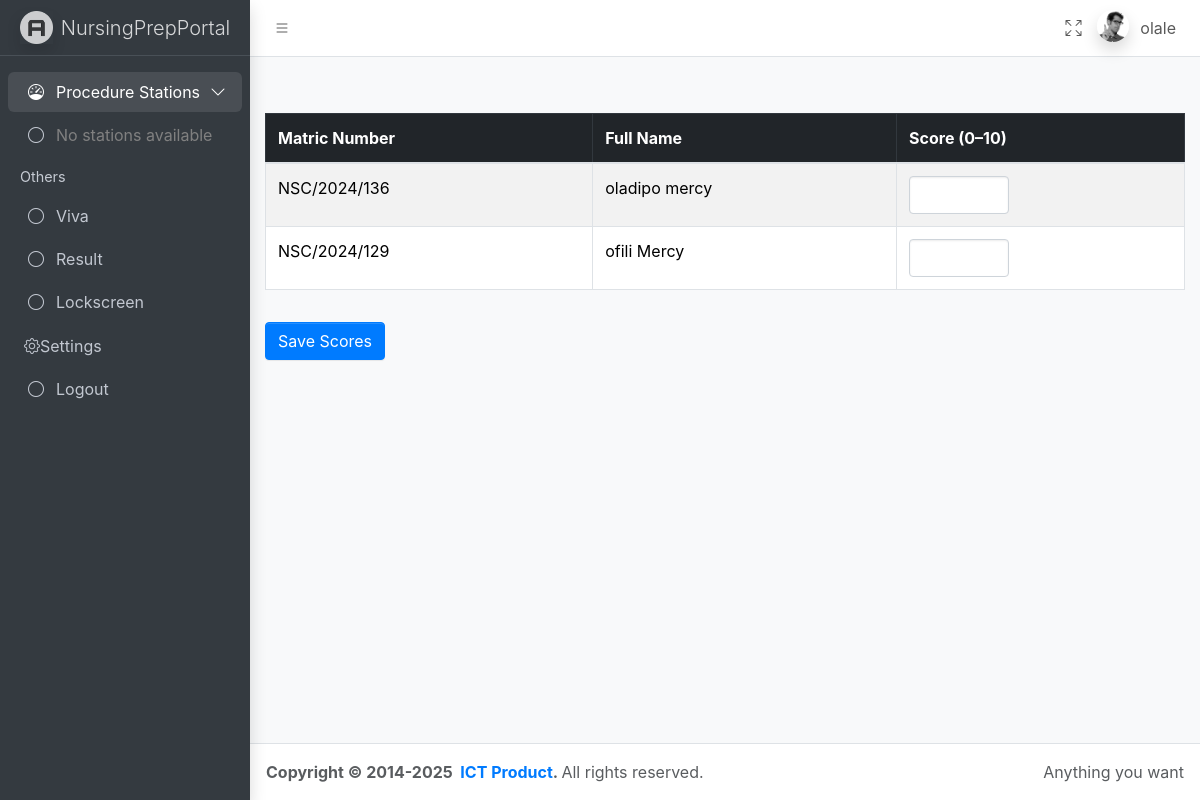
Page /viva-scores/ (signed in) on the earlier database version.
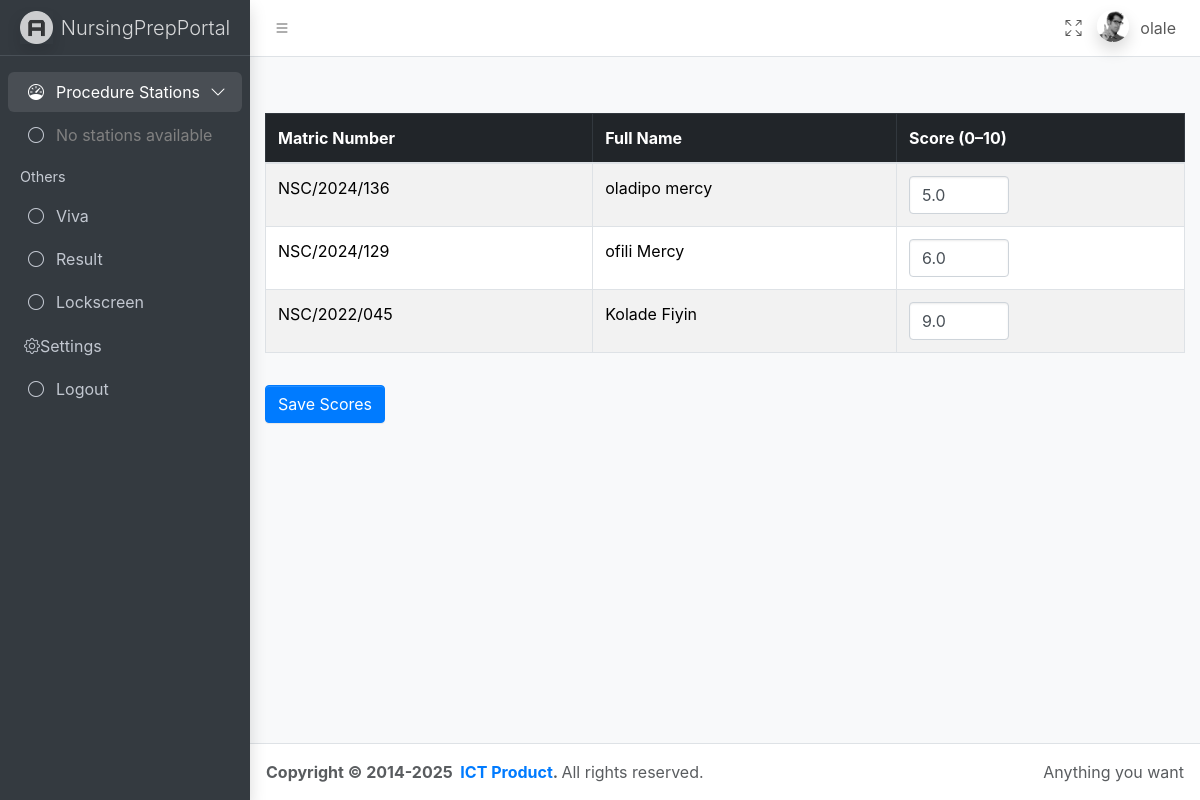
Same page on the later database version.
### base/models.py (models this page shows, shortened)
class Candidate(models.Model):
    LEVEL_CHOICES = [
        (100, '100 Level'),
        (200, '200 Level'),
        (300, '300 Level'),
        (400, '400 Level'),
        (500, '500 Level'),
        (600, '600 Level'),
    ]
    level = models.PositiveSmallIntegerField(
        choices=LEVEL_CHOICES,
        default=100,  # Sets default to 100 Level
        validators=[MinValueValidator(100), MaxValueValidator(600)]
    )
    matric_number = models.CharField(max_length=20, unique=True)
    full_name = models.CharField(max_length=100)
    passport = models.ImageField(upload_to='passports/', null=True, blank=True)
    session = models.ForeignKey(Session, on_delete=models.CASCADE, related_name='candidates')
    objects = models.Manager()  # default manager
    active = ActiveManager()    # custom manager

class VivaScore(models.Model):
    candidate = models.OneToOneField(Candidate, on_delete=models.CASCADE)
    score = models.FloatField()

### base/views.py (the view, shortened to what this page needs)
# urls.py: path('viva-scores/', views.viva_scoring_view, name='viva_scores'),
@login_required(login_url='login')
def viva_scoring_view(request):
    global_settings = GlobalSettings.objects.first()
    candidates = Candidate.objects.all()
    if global_settings:
        if global_settings.active_session:
            candidates = candidates.filter(session=global_settings.active_session)
        if global_settings.active_level:
            candidates = candidates.filter(level=global_settings.active_level)
    return render(request, 'base/viva.html', {
        'candidates': candidates,
        'global_settings': global_settings
    })

### base/context_processors.py (called while the page is built)
def global_settings(request):
    settings = GlobalSettings.objects.first()
    active_session = settings.active_session if settings else None
    active_level = settings.active_level if settings else None
    return {
        'global_settings': settings,
        'active_session': active_session,
        'active_level': active_level
    }

### base/templates/base/viva.html (shortened to what this page needs)
{% extends 'main.html' %}
{% load static %}
{% block content %}
<div class="container mt-4">
    <form method="post">
        <div class="table-responsive">
            <table class="table table-striped table-hover table-bordered">
                <thead class="table-dark">
                    <tr>
                        <th scope="col">Matric Number</th>
                        <th scope="col">Full Name</th>
                        <th scope="col">Score (0–10)</th>
                    </tr>
                </thead>
                <tbody>
                    {% for candidate in candidates %}
                    <tr>
                        <td>{{ candidate.matric_number }}</td>
                        <td>{{ candidate.full_name }}</td>
                        <td>
                            <input type="number"
                                   class="form-control"
                                   name="score_{{ candidate.id }}"
                                   min="0"
                                   max="10"
                                   step="0.1"
                                   value="{{ candidate.vivascore.score|default:'' }}"
                                   style="max-width: 100px;">
                        </td>
                    </tr>
                    {% endfor %}
                </tbody>
            </table>
        </div>
        <div class="mt-3">
            <button type="submit" class="btn btn-primary">Save Scores</button>
        </div>
    </form>
</div>
{% endblock content %}

### templates/main.html (shortened to what this page needs)
<!doctype html>
{% load static %}
<html lang="en">
  <head>
    <link
      rel="stylesheet"
      href="https://cdn.jsdelivr.net/npm/@fontsource/source-sans-3@5.0.12/index.css"
      media="print"
      onload="this.media='all'"
    />
    <link
      rel="stylesheet"
      href="https://cdn.jsdelivr.net/npm/overlayscrollbars@2.11.0/styles/overlayscrollbars.min.css"
    />
    <link
      rel="stylesheet"
      href="https://cdn.jsdelivr.net/npm/bootstrap-icons@1.13.1/font/bootstrap-icons.min.css"
    />
    <link rel="stylesheet" href="{% static 'assets/css/adminlte.css' %}" />
    <link rel="stylesheet" href="https://cdn.jsdelivr.net/npm/bootstrap@4.1.3/dist/css/bootstrap.min.css">
    <link rel="stylesheet" href="https://cdn.jsdelivr.net/npm/bootstrap-select@1.13.14/dist/css/bootstrap-select.min.css">
  </head>
  <body class="layout-fixed sidebar-expand-lg sidebar-collapse bg-body-tertiary">
    <div class="app-wrapper">
   {% include 'base/header_nav_component.html' %}
      <main class="app-main">
        <div class="app-content-header">
      </div>
    {% block content %}
        {% endblock %}
      </main>
      <footer class="app-footer">
        <div class="float-end d-none d-sm-inline">Anything you want</div>
        <strong>
          Copyright &copy; 2014-2025&nbsp;
          <a href="https://chrislanduniversity.edu.ng" class="text-decoration-none">ICT Product</a>.
        </strong>
        All rights reserved.
      </footer>
    </div>
  </body>
</html>

### base/templates/base/header_nav_component.html (shortened to what this page needs)
       <nav class="app-header navbar navbar-expand bg-body">
        {% load static %}
        <div class="container-fluid">
          <ul class="navbar-nav">
            <li class="nav-item">
              <a class="nav-link" data-lte-toggle="sidebar" href="#" role="button">
                <i class="bi bi-list"></i>
              </a>
            </li>
          </ul>
          <ul class="navbar-nav ms-auto">
            <li class="nav-item">
              <a class="nav-link" href="#" data-lte-toggle="fullscreen">
                <i data-lte-icon="maximize" class="bi bi-arrows-fullscreen"></i>
              </a>
            </li>
            {% if request.user.is_authenticated %}
            <li class="nav-item dropdown user-menu">
              <a href="#" class="nav-link dropdown-toggle" data-bs-toggle="dropdown">
                <img
                  src="{% static 'assets/assets/img/user2-160x160.jpg' %}"
                  class="user-image rounded-circle shadow"
                  alt="User Image"
                />
                <span class="d-none d-md-inline">{{request.user}}</span>
              </a>
            </li>
            {% else %}
            <li class="nav-item"> <a href="{% url 'login' %}"> <span class="d-none d-md-inline">Login</span></a></li>
             {%endif%}
          </ul>
        </div>
      </nav>
      <aside class="app-sidebar bg-body-secondary shadow" data-bs-theme="dark">
        <div class="sidebar-brand">
          <a href="/" class="brand-link">
            <img
              src="{% static 'assets/assets/img/AdminLTELogo.png' %}"
              alt="AdminLTE Logo"
              class="brand-image opacity-75 shadow"
            />
            <span class="brand-text fw-light">NursingPrepPortal</span>
          </a>
        </div>
        <div class="sidebar-wrapper">
          <nav class="mt-2">
            <ul
              class="nav sidebar-menu flex-column"
              data-lte-toggle="treeview"
              role="navigation"
              aria-label="Main navigation"
              data-accordion="false"
              id="navigation"
            >
                  <li class="nav-item menu-open">
                    <a href="#" class="nav-link {% if selected_station %}active{% endif %}">
                      <i class="nav-icon bi bi-speedometer"></i>
                      <p>
                        Procedure Stations
                      </p>
                    </a>
                    <ul class="nav nav-treeview">
                      {% if stations %}
                        {% for station in stations %}
                          <li class="nav-item">
                            <a href="{% url 'dashboard' %}?station_id={{ station.id }}{% if selected_candidate %}&matric_number={{ selected_candidate.matric_number }}{% endif %}"
                              class="nav-link {% if selected_station and selected_station.id == station.id %}active{% endif %}">
                              <i class="nav-icon bi bi-circle"></i>
                              <p>{{ station.name }}</p>
                            </a>
                          </li>
                        {% endfor %}
                      {% else %}
                        <li class="nav-item">
                          <a href="#" class="nav-link disabled">
                            <i class="nav-icon bi bi-circle"></i>
                            <p style="color: gray;">No stations available</p>
                          </a>
                        </li>
                      {% endif %}
                    </ul>
                 </li>
                  <li class="nav-header">Others</li>
                  <li class="nav-item">
                    <a href="{% url 'viva_scores' %}" class="nav-link">
                      <i class="nav-icon bi bi-circle"></i>
                      <p>Viva</p>
                    </a>
                  </li>
                   <li class="nav-item">
                    <a href="{% url 'final_grade_report' %}" class="nav-link">
                      <i class="nav-icon bi bi-circle"></i>
                      <p>Result</p>
                    </a>
                  </li>
                   <li class="nav-item">
                    <a href="{% url 'lockscreen' %}" class="nav-link">
                      <i class="nav-icon bi bi-circle"></i>
                      <p>Lockscreen</p>
                    </a>
                  </li>
                    <li class="nav-item">
                        <a class="nav-link" href="{% url 'settings' %}">
                            <i class="bi bi-gear"></i> Settings
                        </a>
                    </li>
                  {% if request.user.is_authenticated %}
                  <li class="nav-item">
                    <a href="{% url 'logout' %}" class="nav-link">
                      <i class="nav-icon bi bi-circle"></i>
                      <p>Logout</p>
                    </a>
                  </li>
                  {%endif%}
            </ul>
          </nav>
        </div>
      </aside>

Differences in the rows shown:
shown differently, row unchanged: Candidate "NSC/2024/136": vivascore.score (not shown) → "5.0"
shown differently, row unchanged: Candidate "NSC/2024/129": vivascore.score (not shown) → "6.0"
added Candidate: matric_number "NSC/2022/045", full_name "Kolade Fiyin", vivascore.score "9.0"
